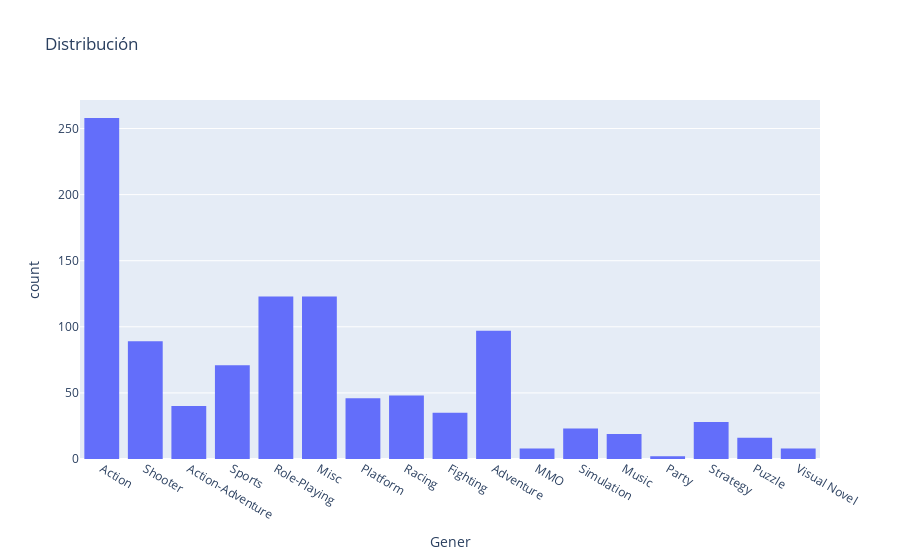

Write notebook code for a chart like this one.
### Markdown cell above
* Gener

Analizaremos los graficos con relación al Genero para ver cuantos tipos del mismo hay, esto nos va a servir para ver que genero de videojuego se vende mas y cual se vende menos

### Code cell
px.histogram(dataset, x='Gener', title = 'Distribución')

### Figure 1 — Plotly figure (JSON) as saved in the notebook; plotly's stock layout.template omitted (floating-point values rounded to 4 significant figures; data arrays with more than 128 entries replaced by an {"elided": "..."} marker saying what was removed)
{"data": [{"alignmentgroup": "True", "bingroup": "x", "hovertemplate": "Gener=%{x}<br>count=%{y}<extra></extra>", "legendgroup": "", "marker": {"color": "#636efa", "pattern": {"shape": ""}}, "name": "", "offsetgroup": "", "orientation": "v", "showlegend": false, "type": "histogram", "x": {"elided": "1034 str values"}, "xaxis": "x", "yaxis": "y"}], "layout": {"barmode": "relative", "legend": {"tracegroupgap": 0}, "title": {"text": "Distribución"}, "xaxis": {"anchor": "y", "domain": [0, 1], "title": {"text": "Gener"}}, "yaxis": {"anchor": "x", "domain": [0, 1], "title": {"text": "count"}}}}
